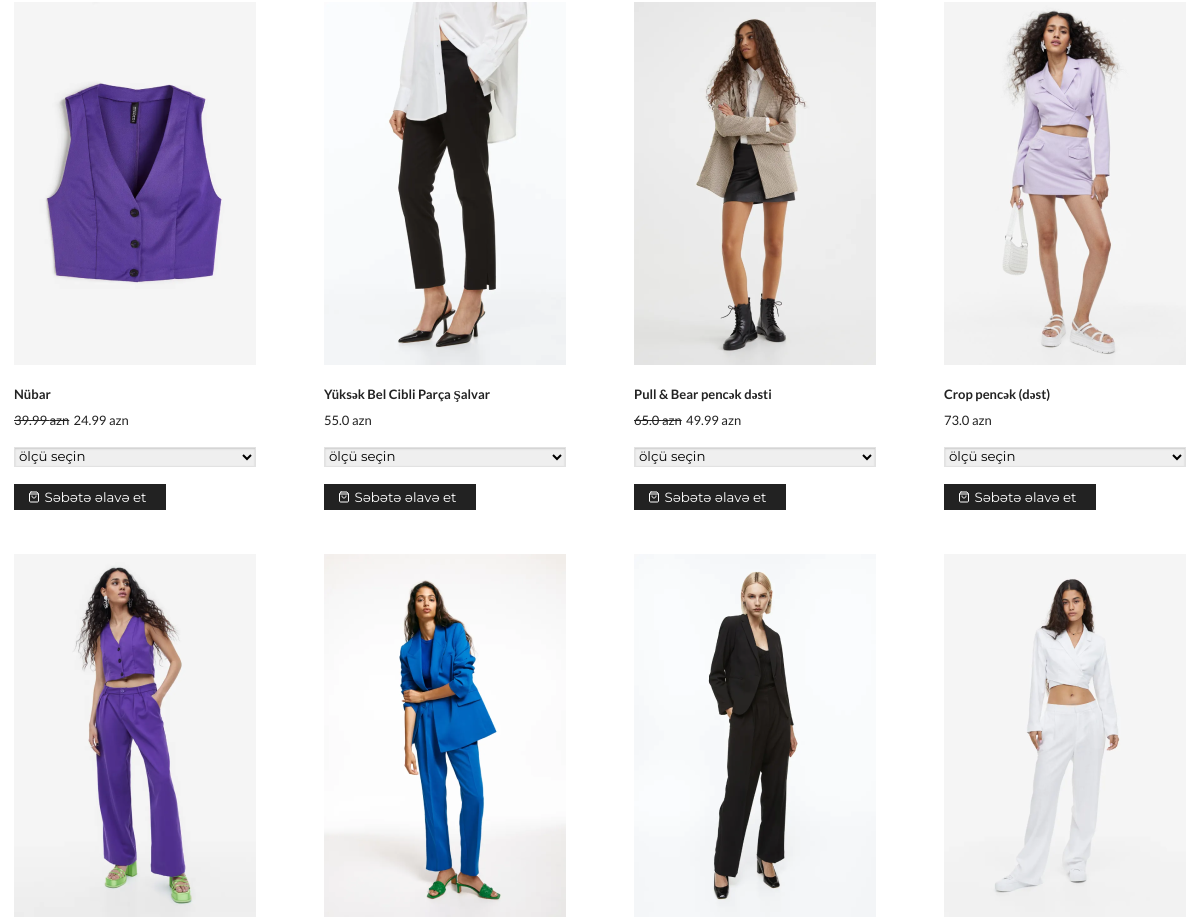
The app's page / (signed in, middle part), older data.
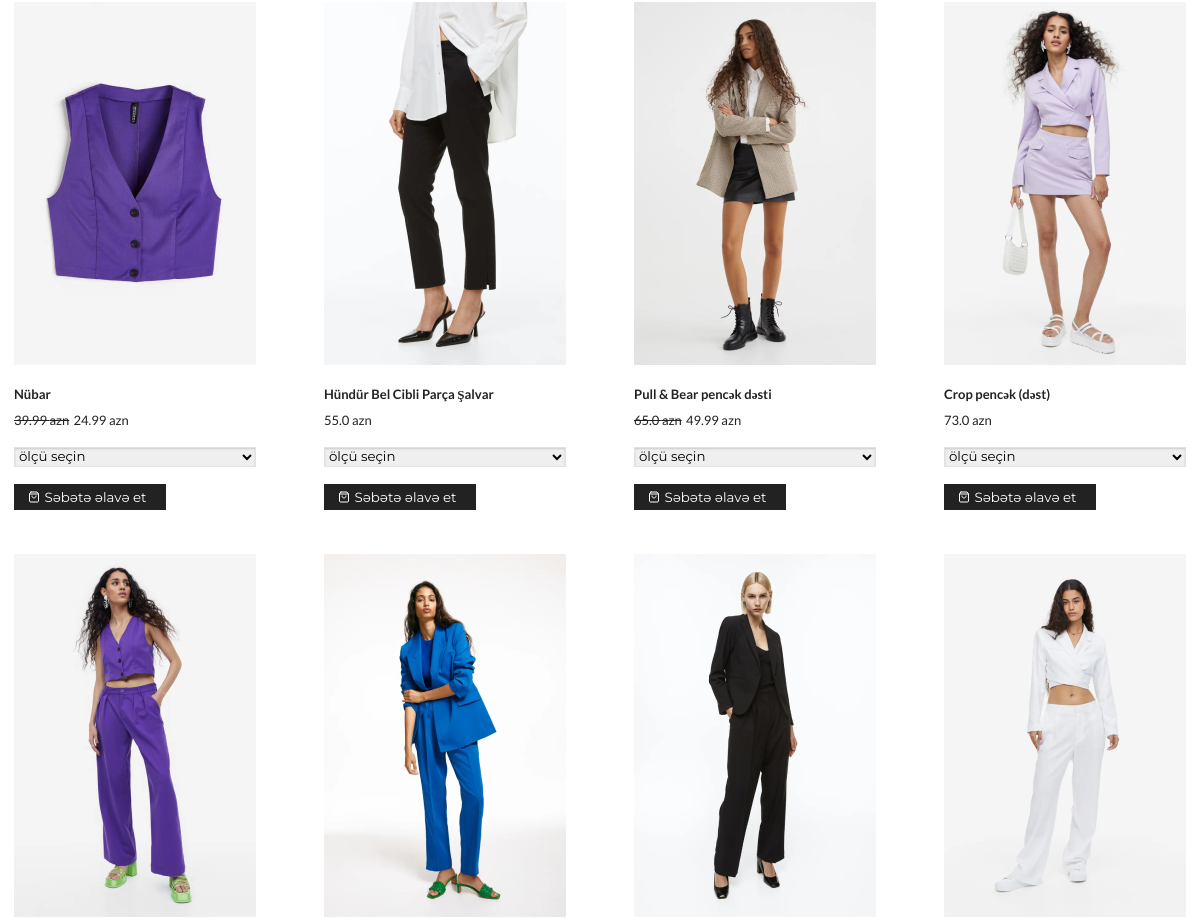
The same page, newer data.
### tailorApp/models.py (models this page shows, shortened)
class ClothModel(models.Model):
    name = models.CharField(max_length=120)
    price = models.FloatField(default=0)
    discountPrice = models.FloatField(blank=True, null=True)
    image = models.ImageField(upload_to="posters/")
    about = models.TextField()
    sizes = models.ManyToManyField(SizeModel,blank=True,null=True,related_name="clothes")
    class Meta:
        verbose_name = 'Cloth'
        verbose_name_plural = 'Clothes'

### tailorApp/views.py (the view)
# urls.py: path('', views.ClothView.as_view(),name='index'),
class ClothView(View):
    def get(self,request,*args,**kwargs):
        if not request.user.is_authenticated:
            raise Http404
        clothes = ClothModel.objects.order_by("price")
        contacts = ContactUsModel.objects.all()
        sizes = SizeModel.objects.all()
        context = {
            "clothes" : clothes,
            "contacts" : contacts,
            "sizes" : sizes
        }
        return render(request, 'index.html',context)

### templates/index.html (shortened to what this page needs)
{% extends 'base.html' %}
{% block content %}
<main>
    <section>
        <div class="grid_container">
            {% for cloth in clothes %}
            <div class="grid_box">
                <img src="{{ cloth.image.url }}" alt="img">
                <p class="title">{{ cloth.name }}</p>
                {% if cloth.discountPrice %}
                <del class="price">{{ cloth.price }} azn</del> <span class="price">{{ cloth.discountPrice }} azn</span>
                {% else %}
                <span class="price">{{ cloth.price }} azn</span>
                {% endif %}
                <div class="select_size">
                    <select>
                        <option value="choose_size" class="choose_size">ölçü seçin</option>
                    </select>
                </div>
                <div class="basket">
                    <button type="submit">Səbətə əlavə et</button>
                </div>
            </div>
            {% endfor %}
        </div>
    </section>
</main>
</body>
</html>
{% endblock %}

### templates/base.html (shortened to what this page needs)
<!DOCTYPE html>
<html lang="en">
<head>
    {% load static %}
    <link rel="stylesheet" href="{% static 'css/style.css' %}" />
    <link rel="stylesheet" href="https://cdnjs.cloudflare.com/ajax/libs/font-awesome/6.4.0/css/all.min.css"
 />
</head>
<body>
    {% block content %}
    {% endblock %}
</body>

### static/css/style.css (style rules this page uses)
:root { --white: #fff; --black: #000; --logo--black : #151515; --title: #222222; --footer--back: #FAF6ED; --footer-p: #5F5F5F; --line: #D3D3D3; }
* { margin: 0; padding: 0; box-sizing: border-box; font-family: 'Montserrat', sans-serif; }
html { font-size: 10px; scroll-behavior: smooth; }
body { font-size: 1.6rem; }
.grid_container { max-width: 1172px; margin: 68px auto; display: grid; grid-template-columns: repeat(auto-fill, minmax(242px, 1fr)); gap: 44px 68px; }
.grid_box { min-width: 242px; }
.grid_box img { width: 100%; }
.title { font-family: 'Lato'; font-weight: 600; font-size: 1.3rem; line-height: 16px; color: var(--title); margin-top: 17px; margin-bottom: 8px; }
.price { font-family: 'Lato'; font-weight: 400; font-size: 1.3rem; line-height: 16px; color: var(--title); }
.select_size { margin: 17px 0; }
.select_size select { width: 100%; border: 0.5px solid #E2E2E2; box-shadow: inset 0px 1px 2px rgba(0, 0, 0, 0.15); outline: none; }
.basket { display: flex; justify-content: center; align-items: center; width: 152px; height: 26px; gap: 5px; padding: 5px 16px 5px 10px; background: var(--title); }
.basket button { background: none; border: none; outline: none; color: white; cursor: pointer; }

Row changes from the older to the newer data that the page shows:
changed ClothModel: name "Yüksək Bel Cibli Parça Şalvar" → "Hündür Bel Cibli Parça Şalvar"
